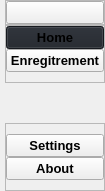
     <widget class="QCustomSlideMenu" name="LeftMenuContainer" native="true">
      <property name="maximumSize">
       <size>
        <width>42</width>
        <height>16777215</height>
       </size>
      </property>
      <layout class="QVBoxLayout" name="verticalLayout">
       <property name="spacing">
        <number>0</number>
       </property>
       <property name="leftMargin">
        <number>0</number>
       </property>
       <property name="topMargin">
        <number>0</number>
       </property>
       <property name="rightMargin">
        <number>0</number>
       </property>
       <property name="bottomMargin">
        <number>0</number>
       </property>
       <item>
        <widget class="QWidget" name="LeftMenuSubContainer" native="true">
         <layout class="QVBoxLayout" name="verticalLayout_2">
          <property name="spacing">
           <number>0</number>
          </property>
          <property name="leftMargin">
           <number>5</number>
          </property>
          <property name="topMargin">
           <number>0</number>
          </property>
          <property name="rightMargin">
           <number>0</number>
          </property>
          <property name="bottomMargin">
           <number>0</number>
          </property>
          <item alignment="Qt::AlignTop">
           <widget class="QFrame" name="frame">
            <property name="frameShape">
             <enum>QFrame::StyledPanel</enum>
            </property>
            <property name="frameShadow">
             <enum>QFrame::Raised</enum>
            </property>
            <layout class="QVBoxLayout" name="verticalLayout_3">
             <property name="spacing">
              <number>0</number>
             </property>
             <property name="leftMargin">
              <number>0</number>
             </property>
             <property name="topMargin">
              <number>0</number>
             </property>
             <property name="rightMargin">
              <number>0</number>
             </property>
             <property name="bottomMargin">
              <number>0</number>
             </property>
             <item>
              <widget class="QPushButton" name="MenuBtn">
               <property name="font">
                <font>
                 <pointsize>10</pointsize>
                 <weight>75</weight>
                 <bold>true</bold>
                </font>
               </property>
               <property name="toolTip">
                <string>Menu</string>
               </property>
               <property name="text">
                <string/>
               </property>
               <property name="icon">
                <iconset resource="resources.qrc">
                 <normaloff>:/icons/icons/align-justify.svg</normaloff>:/icons/icons/align-justify.svg</iconset>
               </property>
               <property name="iconSize">
                <size>
                 <width>24</width>
                 <height>24</height>
                </size>
               </property>
              </widget>
             </item>
            </layout>
           </widget>
          </item>
          <item alignment="Qt::AlignTop">
           <widget class="QFrame" name="frame_2">
            <property name="sizePolicy">
             <sizepolicy hsizetype="Preferred" vsizetype="Preferred">
              <horstretch>0</horstretch>
              <verstretch>0</verstretch>
             </sizepolicy>
            </property>
            <property name="frameShape">
             <enum>QFrame::StyledPanel</enum>
            </property>
            <property name="frameShadow">
             <enum>QFrame::Raised</enum>
            </property>
            <layout class="QVBoxLayout" name="verticalLayout_4">
             <property name="spacing">
              <number>0</number>
             </property>
             <property name="leftMargin">
              <number>0</number>
             </property>
             <property name="topMargin">
              <number>0</number>
             </property>
             <property name="rightMargin">
              <number>0</number>
             </property>
             <property name="bottomMargin">
              <number>10</number>
             </property>
             <item>
              <widget class="QPushButton" name="HomeBtn">
               <property name="font">
                <font>
                 <pointsize>10</pointsize>
                 <weight>75</weight>
                 <bold>true</bold>
                </font>
               </property>
               <property name="toolTip">
                <string>Home</string>
               </property>
               <property name="styleSheet">
                <string notr="true">background-color: #1f232a;</string>
               </property>
               <property name="text">
                <string>Home</string>
               </property>
               <property name="icon">
                <iconset resource="resources.qrc">
                 <normaloff>:/icons/icons/home.svg</normaloff>:/icons/icons/home.svg</iconset>
               </property>
               <property name="iconSize">
                <size>
                 <width>24</width>
                 <height>24</height>
                </size>
               </property>
              </widget>
             </item>
             <item>
              <widget class="QPushButton" name="DVCBtn">
               <property name="font">
                <font>
                 <pointsize>10</pointsize>
                 <weight>75</weight>
                 <bold>true</bold>
                </font>
               </property>
               <property name="toolTip">
                <string>Courrier DCV</string>
               </property>
               <property name="text">
                <string>Enregitrement</string>
               </property>
               <property name="icon">
                <iconset resource="resources.qrc">
                 <normaloff>:/icons/icons/file-text.svg</normaloff>:/icons/icons/file-text.svg</iconset>
               </property>
               <property name="iconSize">
                <size>
                 <width>24</width>
                 <height>24</height>
                </size>
               </property>
              </widget>
             </item>
            </layout>
           </widget>
          </item>
          <item>
           <spacer name="verticalSpacer">
            <property name="orientation">
             <enum>Qt::Vertical</enum>
            </property>
            <property name="sizeHint" stdset="0">
             <size>
              <width>20</width>
              <height>40</height>
             </size>
            </property>
           </spacer>
          </item>
          <item alignment="Qt::AlignBottom">
           <widget class="QFrame" name="frame_3">
            <property name="frameShape">
             <enum>QFrame::StyledPanel</enum>
            </property>
            <property name="frameShadow">
             <enum>QFrame::Raised</enum>
            </property>
            <layout class="QVBoxLayout" name="verticalLayout_5">
             <property name="spacing">
              <number>0</number>
             </property>
             <property name="leftMargin">
              <number>0</number>
             </property>
             <property name="topMargin">
              <number>10</number>
             </property>
             <property name="rightMargin">
              <number>0</number>
             </property>
             <property name="bottomMargin">
              <number>10</number>
             </property>
             <item>
              <widget class="QPushButton" name="SettingsBtn">
               <property name="font">
                <font>
                 <pointsize>10</pointsize>
                 <weight>75</weight>
                 <bold>true</bold>
                </font>
               </property>
               <property name="toolTip">
                <string>Settings</string>
               </property>
               <property name="text">
                <string>Settings</string>
               </property>
               <property name="icon">
                <iconset resource="resources.qrc">
                 <normaloff>:/icons/icons/settings.svg</normaloff>:/icons/icons/settings.svg</iconset>
               </property>
               <property name="iconSize">
                <size>
                 <width>24</width>
                 <height>24</height>
                </size>
               </property>
              </widget>
             </item>
             <item>
              <widget class="QPushButton" name="AboutBtn">
               <property name="font">
                <font>
                 <pointsize>10</pointsize>
                 <weight>75</weight>
                 <bold>true</bold>
                </font>
               </property>
               <property name="toolTip">
                <string>About</string>
               </property>
               <property name="text">
                <string>About</string>
               </property>
               <property name="icon">
                <iconset resource="resources.qrc">
                 <normaloff>:/icons/icons/info.svg</normaloff>:/icons/icons/info.svg</iconset>
               </property>
               <property name="iconSize">
                <size>
                 <width>24</width>
                 <height>24</height>
                </size>
               </property>
              </widget>
             </item>
            </layout>
           </widget>
          </item>
         </layout>
        </widget>
       </item>
      </layout>
     </widget>
